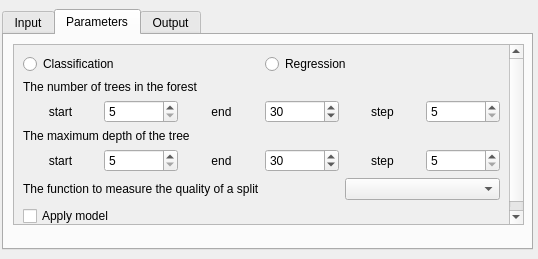
<?xml version="1.0" encoding="UTF-8"?>
<ui version="4.0">
 <class>Dialog</class>
 <widget class="QDialog" name="Dialog">
  <property name="enabled">
   <bool>true</bool>
  </property>
  <property name="geometry">
   <rect>
    <x>0</x>
    <y>0</y>
    <width>538</width>
    <height>259</height>
   </rect>
  </property>
  <property name="sizePolicy">
   <sizepolicy hsizetype="Fixed" vsizetype="Fixed">
    <horstretch>0</horstretch>
    <verstretch>0</verstretch>
   </sizepolicy>
  </property>
  <property name="maximumSize">
   <size>
    <width>581</width>
    <height>259</height>
   </size>
  </property>
  <property name="windowTitle">
   <string>Random Forest</string>
  </property>
  <property name="sizeGripEnabled">
   <bool>false</bool>
  </property>
  <widget class="QTabWidget" name="tabWidget">
   <property name="geometry">
    <rect>
     <x>2</x>
     <y>9</y>
     <width>531</width>
     <height>241</height>
    </rect>
   </property>
   <property name="sizePolicy">
    <sizepolicy hsizetype="Fixed" vsizetype="Fixed">
     <horstretch>0</horstretch>
     <verstretch>0</verstretch>
    </sizepolicy>
   </property>
   <property name="currentIndex">
    <number>1</number>
   </property>
   <widget class="QWidget" name="tabInput">
    <attribute name="title">
     <string>Input</string>
    </attribute>
    <widget class="QWidget" name="layoutWidget">
     <property name="geometry">
      <rect>
       <x>10</x>
       <y>10</y>
       <width>511</width>
       <height>195</height>
      </rect>
     </property>
     <layout class="QGridLayout" name="gridLayout">
      <item row="7" column="0">
       <widget class="QComboBox" name="comboBoxVal"/>
      </item>
      <item row="6" column="1" colspan="2">
       <widget class="QLabel" name="labelClassVal">
        <property name="text">
         <string>target field</string>
        </property>
        <property name="alignment">
         <set>Qt::AlignCenter</set>
        </property>
       </widget>
      </item>
      <item row="6" column="0">
       <widget class="QLabel" name="labelVal">
        <property name="text">
         <string>Validation samples (Points)</string>
        </property>
       </widget>
      </item>
      <item row="9" column="0">
       <widget class="QLineEdit" name="lineEditSegPath"/>
      </item>
      <item row="9" column="1" colspan="2">
       <widget class="QPushButton" name="buttonSegPath">
        <property name="text">
         <string>...</string>
        </property>
       </widget>
      </item>
      <item row="3" column="0">
       <widget class="QComboBox" name="comboBoxTrain"/>
      </item>
      <item row="0" column="1" colspan="2">
       <widget class="QLabel" name="labelClassTrain">
        <property name="enabled">
         <bool>true</bool>
        </property>
        <property name="sizeIncrement">
         <size>
          <width>100</width>
          <height>0</height>
         </size>
        </property>
        <property name="text">
         <string>target field</string>
        </property>
        <property name="alignment">
         <set>Qt::AlignCenter</set>
        </property>
       </widget>
      </item>
      <item row="0" column="0">
       <widget class="QLabel" name="labelTrain">
        <property name="text">
         <string>Training samples (Points)</string>
        </property>
       </widget>
      </item>
      <item row="7" column="1" colspan="2">
       <widget class="QComboBox" name="comboBoxFieldVal"/>
      </item>
      <item row="3" column="1" colspan="2">
       <widget class="QComboBox" name="comboBoxFieldTrain"/>
      </item>
      <item row="8" column="0">
       <widget class="QLabel" name="labelSegPath">
        <property name="text">
         <string>Data set</string>
        </property>
       </widget>
      </item>
      <item row="10" column="0">
       <widget class="QLineEdit" name="lineEditPackPath">
        <property name="enabled">
         <bool>false</bool>
        </property>
       </widget>
      </item>
      <item row="10" column="1" colspan="2">
       <widget class="QCheckBox" name="checkBoxPackPath">
        <property name="text">
         <string>Packages</string>
        </property>
       </widget>
      </item>
     </layout>
    </widget>
   </widget>
   <widget class="QWidget" name="tabParameters">
    <attribute name="title">
     <string>Parameters</string>
    </attribute>
    <widget class="QScrollArea" name="scrollArea">
     <property name="geometry">
      <rect>
       <x>9</x>
       <y>9</y>
       <width>511</width>
       <height>181</height>
      </rect>
     </property>
     <property name="verticalScrollBarPolicy">
      <enum>Qt::ScrollBarAlwaysOn</enum>
     </property>
     <property name="widgetResizable">
      <bool>true</bool>
     </property>
     <widget class="QWidget" name="scrollAreaWidgetContents">
      <property name="geometry">
       <rect>
        <x>0</x>
        <y>-34</y>
        <width>495</width>
        <height>213</height>
       </rect>
      </property>
      <layout class="QGridLayout" name="gridLayout_4">
       <item row="0" column="0">
        <layout class="QGridLayout" name="gridLayout_3">
         <item row="3" column="5">
          <widget class="QSpinBox" name="spinBoxStepEst">
           <property name="minimum">
            <number>5</number>
           </property>
           <property name="maximum">
            <number>100</number>
           </property>
           <property name="singleStep">
            <number>5</number>
           </property>
           <property name="value">
            <number>5</number>
           </property>
          </widget>
         </item>
         <item row="3" column="3">
          <widget class="QSpinBox" name="spinBoxEndEst">
           <property name="minimum">
            <number>5</number>
           </property>
           <property name="maximum">
            <number>100</number>
           </property>
           <property name="value">
            <number>30</number>
           </property>
          </widget>
         </item>
         <item row="3" column="4">
          <widget class="QLabel" name="labelStepEst">
           <property name="layoutDirection">
            <enum>Qt::LeftToRight</enum>
           </property>
           <property name="text">
            <string>step</string>
           </property>
           <property name="alignment">
            <set>Qt::AlignCenter</set>
           </property>
          </widget>
         </item>
         <item row="0" column="3" colspan="3">
          <widget class="QRadioButton" name="radioButtonRegress">
           <property name="text">
            <string>Regression</string>
           </property>
          </widget>
         </item>
         <item row="6" column="0" colspan="6">
          <widget class="QLabel" name="labelDepth">
           <property name="text">
            <string>The maximum depth of the tree</string>
           </property>
          </widget>
         </item>
         <item row="2" column="0" colspan="5">
          <widget class="QLabel" name="labelEstim">
           <property name="text">
            <string>The number of trees in the forest</string>
           </property>
          </widget>
         </item>
         <item row="3" column="0">
          <widget class="QLabel" name="labelStartEst">
           <property name="text">
            <string>start</string>
           </property>
           <property name="alignment">
            <set>Qt::AlignCenter</set>
           </property>
          </widget>
         </item>
         <item row="7" column="1">
          <widget class="QSpinBox" name="spinBoxStartDepth">
           <property name="minimum">
            <number>5</number>
           </property>
           <property name="maximum">
            <number>100</number>
           </property>
          </widget>
         </item>
         <item row="3" column="1">
          <widget class="QSpinBox" name="spinBoxStartEst">
           <property name="minimum">
            <number>5</number>
           </property>
           <property name="maximum">
            <number>100</number>
           </property>
          </widget>
         </item>
         <item row="7" column="2">
          <widget class="QLabel" name="labelEndDepth">
           <property name="text">
            <string>end</string>
           </property>
           <property name="alignment">
            <set>Qt::AlignCenter</set>
           </property>
          </widget>
         </item>
         <item row="3" column="2">
          <widget class="QLabel" name="labelEndEst">
           <property name="text">
            <string>end</string>
           </property>
           <property name="alignment">
            <set>Qt::AlignCenter</set>
           </property>
          </widget>
         </item>
         <item row="7" column="0">
          <widget class="QLabel" name="labelStartDepth">
           <property name="layoutDirection">
            <enum>Qt::LeftToRight</enum>
           </property>
           <property name="text">
            <string>start</string>
           </property>
           <property name="alignment">
            <set>Qt::AlignCenter</set>
           </property>
          </widget>
         </item>
         <item row="7" column="4">
          <widget class="QLabel" name="labelStepDepth">
           <property name="text">
            <string>step</string>
           </property>
           <property name="alignment">
            <set>Qt::AlignCenter</set>
           </property>
          </widget>
         </item>
         <item row="7" column="3">
          <widget class="QSpinBox" name="spinBoxEndDepth">
           <property name="minimum">
            <number>5</number>
           </property>
           <property name="maximum">
            <number>100</number>
           </property>
           <property name="value">
            <number>30</number>
           </property>
          </widget>
         </item>
         <item row="7" column="5">
          <widget class="QSpinBox" name="spinBoxStepDepth">
           <property name="minimum">
            <number>5</number>
           </property>
           <property name="maximum">
            <number>100</number>
           </property>
           <property name="singleStep">
            <number>5</number>
           </property>
           <property name="value">
            <number>5</number>
           </property>
          </widget>
         </item>
         <item row="9" column="0" colspan="3">
          <widget class="QCheckBox" name="checkBoxApplyModel">
           <property name="text">
            <string>Apply model</string>
           </property>
          </widget>
         </item>
         <item row="0" column="0" colspan="3">
          <widget class="QRadioButton" name="radioButtonClass">
           <property name="text">
            <string>Classification</string>
           </property>
          </widget>
         </item>
         <item row="8" column="4" colspan="2">
          <widget class="QComboBox" name="comboBoxCrit"/>
         </item>
         <item row="8" column="0" colspan="4">
          <widget class="QLabel" name="labelCrit">
           <property name="layoutDirection">
            <enum>Qt::LeftToRight</enum>
           </property>
           <property name="text">
            <string>The function to measure the quality of a split </string>
           </property>
          </widget>
         </item>
        </layout>
       </item>
      </layout>
     </widget>
    </widget>
   </widget>
   <widget class="QWidget" name="tabOutput">
    <attribute name="title">
     <string>Output</string>
    </attribute>
    <widget class="QWidget" name="layoutWidget">
     <property name="geometry">
      <rect>
       <x>10</x>
       <y>10</y>
       <width>511</width>
       <height>213</height>
      </rect>
     </property>
     <layout class="QGridLayout" name="gridLayout_2">
      <item row="1" column="1">
       <widget class="QPushButton" name="buttonAssessFile">
        <property name="text">
         <string>...</string>
        </property>
       </widget>
      </item>
      <item row="4" column="0" colspan="2">
       <layout class="QGridLayout" name="gridLayout_5">
        <item row="0" column="0">
         <widget class="QPushButton" name="buttonCancel">
          <property name="text">
           <string>Cancel</string>
          </property>
         </widget>
        </item>
        <item row="0" column="2">
         <widget class="QPushButton" name="buttonRun">
          <property name="text">
           <string>Run</string>
          </property>
         </widget>
        </item>
        <item row="0" column="1">
         <spacer name="horizontalSpacer">
          <property name="orientation">
           <enum>Qt::Horizontal</enum>
          </property>
          <property name="sizeHint" stdset="0">
           <size>
            <width>40</width>
            <height>20</height>
           </size>
          </property>
         </spacer>
        </item>
        <item row="1" column="0" colspan="3">
         <widget class="QProgressBar" name="progressBar">
          <property name="value">
           <number>0</number>
          </property>
         </widget>
        </item>
       </layout>
      </item>
      <item row="0" column="0" colspan="2">
       <widget class="QLabel" name="labelRFC">
        <property name="text">
         <string>Text file</string>
        </property>
       </widget>
      </item>
      <item row="5" column="0" colspan="2">
       <widget class="QLabel" name="labelAux">
        <property name="text">
         <string/>
        </property>
       </widget>
      </item>
      <item row="2" column="0">
       <widget class="QLabel" name="labelOutClass">
        <property name="text">
         <string>Vector file</string>
        </property>
       </widget>
      </item>
      <item row="1" column="0">
       <widget class="QLineEdit" name="lineEditAssessFile"/>
      </item>
      <item row="3" column="0">
       <widget class="QLineEdit" name="lineEditOutModel"/>
      </item>
      <item row="3" column="1">
       <widget class="QPushButton" name="buttonOutModel">
        <property name="text">
         <string>...</string>
        </property>
       </widget>
      </item>
     </layout>
    </widget>
   </widget>
  </widget>
 </widget>
 <resources/>
 <connections/>
</ui>
